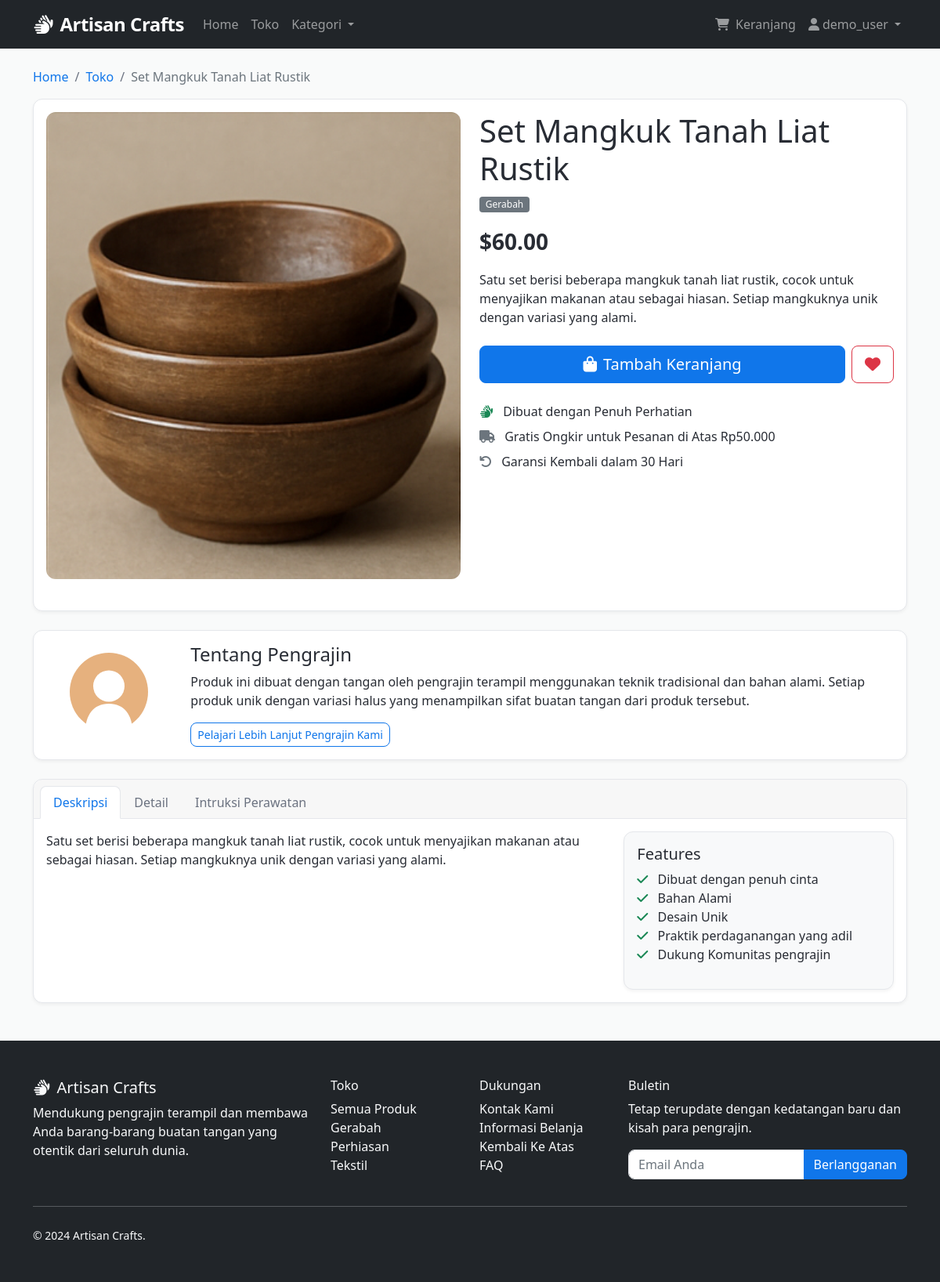
The page /product/rustic-clay-bowls-set (signed in) on the database its author committed.
### models.py (models this page shows, shortened)
class Item(db.Model):
    id = db.Column(db.Integer, primary_key=True)
    title = db.Column(db.String(200), nullable=False)
    slug = db.Column(db.String(200), unique=True, nullable=False)
    description = db.Column(db.Text, nullable=False)
    price = db.Column(db.Numeric(10, 2), nullable=False)
    discount_price = db.Column(db.Numeric(10, 2), nullable=True)
    image_url = db.Column(db.String(500), nullable=True)
    category_id = db.Column(db.Integer, db.ForeignKey('category.id'), nullable=False)
    label = db.Column(db.String(1), default='P')  # P=Primary, S=Secondary, D=Danger
    date_added = db.Column(db.DateTime, default=datetime.utcnow)
    order_items = db.relationship('OrderItem', backref='item', lazy=True)
    def get_add_to_cart_url(self):
        return f'/add-to-cart/{self.slug}'
    def get_remove_from_cart_url(self):
        return f'/remove-from-cart/{self.slug}'
    def get_label_display(self):
        if self.label == 'P':
            return 'primary'
        elif self.label == 'S':
            return 'secondary'
        elif self.label == 'D':
            return 'danger'
        return 'primary'

class Category(db.Model):
    id = db.Column(db.Integer, primary_key=True)
    code = db.Column(db.String(2), unique=True, nullable=False)
    name = db.Column(db.String(100), nullable=False)
    items = db.relationship('Item', backref='category', lazy=True)

### core/routes.py (the view)
@bp.route('/product/<slug>')
def product_detail(slug):
    item = Item.query.filter_by(slug=slug).first_or_404()
    return render_template('product_detail.html', item=item)

### core/routes.py (called while the page is built, shortened)
def get_or_create_order():
    if 'user_id' in session:
        order = Order.query.filter_by(user_id=session['user_id'], ordered=False).first()
        if not order:
            order = Order(user_id=session['user_id'])
            db.session.add(order)
            db.session.commit()
    return order

@bp.app_context_processor
def inject_cart_count():
    try:
        order = get_or_create_order()
        cart_count = order.get_item_count() if order else 0
    except:
        cart_count = 0
    return dict(cart_count=cart_count)

### models.py (called while the page is built)
    def get_item_count(self):
        return sum(item.quantity for item in self.items)

### templates/product_detail.html (shortened to what this page needs)
{% extends 'base.html' %}
{% block content %}
<div class="container mt-4">
    <nav aria-label="breadcrumb">
        <ol class="breadcrumb">
            <li class="breadcrumb-item"><a href="{{ url_for('core.home') }}">Home</a></li>
            <li class="breadcrumb-item"><a href="{{ url_for('core.products') }}">Toko</a></li>
            <li class="breadcrumb-item active" aria-current="page">{{ item.title }}</li>
        </ol>
    </nav>
    <div class="card">
        <div class="card-body">
            <div class="row">
                <div class="col-md-6 mb-4">
                    <div class="product-image-container">
                        {% if item.image_url %}
                        <img src="{{ url_for('static', filename='images/' + item.image_url) }}" class="card-img-top" alt="{{ item.title }}">
                        {% else %}
                        <div class="product-placeholder rounded d-flex align-items-center justify-content-center" style="height: 400px; background-color: #f8f9fa;">
                            <i class="fas fa-image fa-5x text-muted"></i>
                        </div>
                        {% endif %}
                    </div>
                </div>
                <div class="col-md-6">
                    <h1 class="mb-2">{{ item.title }}</h1>
                    <div class="mb-3">
                        <span class="badge bg-{{ item.get_label_display() }} me-2">{{ item.category.name }}</span>
                    </div>
                    <div class="product-price fs-3 mb-3">
                        {% if item.discount_price %}
                        <span class="text-muted text-decoration-line-through me-2">{{ item.price|rupiah }}</span>
                        <span class="fw-bold text-danger">{{ item.discount_price|rupiah }}</span>
                        <span class="ms-2 badge bg-success">
                            Hemat Rp{{ "%.2f"|format(item.price - item.discount_price) }}
                        </span>
                        {% else %}
                        <span class="fw-bold">${{ item.price }}</span>
                        {% endif %}
                    </div>
                    <p class="mb-4">{{ item.description }}</p>
                    <div class="d-grid gap-2 d-md-flex mb-4">
                        <a href="{{ item.get_add_to_cart_url() }}" class="btn btn-primary btn-lg flex-grow-1">
                            <i class="fas fa-shopping-bag me-2"></i>Tambah Keranjang
                        </a>
                        <a href="{{ item.get_remove_from_cart_url() }}" class="btn btn-outline-danger btn-lg">
                            <i class="fas fa-heart"></i>
                        </a>
                    </div>
                    <div class="product-meta">
                        <div class="mb-2">
                            <i class="fas fa-hands text-success me-2"></i>
                            <span>Dibuat dengan Penuh Perhatian</span>
                        </div>
                        <div class="mb-2">
                            <i class="fas fa-truck text-muted me-2"></i>
                            <span>Gratis Ongkir untuk Pesanan di Atas Rp50.000</span>
                        </div>
                        <div>
                            <i class="fas fa-undo text-muted me-2"></i>
                            <span>Garansi Kembali dalam 30 Hari</span>
                        </div>
                    </div>
                </div>
            </div>
        </div>
    </div>
    <div class="card mt-4">
        <div class="card-body">
            <div class="row align-items-center">
                <div class="col-md-2 text-center">
                    <svg width="100" height="100" viewBox="0 0 200 200" xmlns="http://www.w3.org/2000/svg" class="mb-2">
                        <circle cx="100" cy="100" r="100" fill="#e6b17e" />
                        <circle cx="100" cy="85" r="40" fill="#fff" />
                        <path d="M100,130 C60,130 40,160 40,200 L160,200 C160,160 140,130 100,130 Z" fill="#fff" />
                    </svg>
                </div>
                <div class="col-md-10">
                    <h4>Tentang Pengrajin</h4>
                    <p>Produk ini dibuat dengan tangan oleh pengrajin terampil menggunakan teknik tradisional dan bahan alami. Setiap produk unik dengan variasi halus yang menampilkan sifat buatan tangan dari produk tersebut.</p>
                    <a href="#" class="btn btn-sm btn-outline-primary">Pelajari Lebih Lanjut Pengrajin Kami</a>
                </div>
            </div>
        </div>
    </div>
    <div class="card mt-4">
        <div class="card-header">
            <ul class="nav nav-tabs card-header-tabs" id="productTabs" role="tablist">
                <li class="nav-item" role="presentation">
                    <button class="nav-link active" id="description-tab" data-bs-toggle="tab" data-bs-target="#description" type="button" role="tab" aria-controls="description" aria-selected="true">
                        Deskripsi
                    </button>
                </li>
                <li class="nav-item" role="presentation">
                    <button class="nav-link" id="specifications-tab" data-bs-toggle="tab" data-bs-target="#specifications" type="button" role="tab" aria-controls="specifications" aria-selected="false">
                        Detail
                    </button>
                </li>
                <li class="nav-item" role="presentation">
                    <button class="nav-link" id="care-tab" data-bs-toggle="tab" data-bs-target="#care" type="button" role="tab" aria-controls="care" aria-selected="false">
                        Intruksi Perawatan
                    </button>
                </li>
            </ul>
        </div>
        <div class="card-body">
            <div class="tab-content" id="productTabsContent">
                <div class="tab-pane fade show active" id="description" role="tabpanel" aria-labelledby="description-tab">
                    <div class="row">
                        <div class="col-md-8">
                            <p>{{ item.description }}</p>
                        </div>
                        <div class="col-md-4">
                            <div class="card bg-light">
                                <div class="card-body">
                                    <h5 class="card-title">Features</h5>
                                    <ul class="list-unstyled">
                                        <li><i class="fas fa-check text-success me-2"></i> Dibuat dengan penuh cinta</li>
                                        <li><i class="fas fa-check text-success me-2"></i> Bahan Alami</li>
                                        <li><i class="fas fa-check text-success me-2"></i> Desain Unik</li>
                                        <li><i class="fas fa-check text-success me-2"></i> Praktik perdaganangan yang adil</li>
                                        <li><i class="fas fa-check text-success me-2"></i> Dukung Komunitas pengrajin</li>
                                    </ul>
                                </div>
                            </div>
                        </div>
                    </div>
                </div>
            </div>
        </div>
    </div>
</div>
{% endblock %}

### static/css/style.css (style rules this page uses)
:root { --primary-color: 212 87% 49%; --secondary-color: 30 70% 70%; --accent-color: 92 40% 40%; --background: 210 11% 98%; --card-background: 0 0% 100%; --text-primary: 220 13% 18%; --text-secondary: 220 9% 46%; --border-color: 220 13% 91%; }
body { font-family: 'Segoe UI', Tahoma, Geneva, Verdana, sans-serif; background-color: hsl(var(--background)); color: hsl(var(--text-primary)); }
.product-price { font-size: 1.1rem; }
.btn { border-radius: 8px; font-weight: 500; transition: all 0.3s ease; }
.btn-primary { background-color: hsl(var(--primary-color)); border-color: hsl(var(--primary-color)); }
.btn-outline-primary { color: hsl(var(--primary-color)); border-color: hsl(var(--primary-color)); }
.card { border: 1px solid hsl(var(--border-color)); border-radius: 12px; background-color: hsl(var(--card-background)); box-shadow: 0 2px 4px rgba(0,0,0,0.05); }
.card-header { border-bottom: 1px solid hsl(var(--border-color)); border-radius: 12px 12px 0 0 !important; }
.badge { font-size: 0.75rem; font-weight: 500; }
.product-image-container { position: relative; overflow: hidden; border-radius: 12px; }
.product-image-container img { transition: transform 0.3s ease; }
.nav-tabs .nav-link { color: hsl(var(--text-secondary)); border: 1px solid transparent; border-radius: 8px 8px 0 0; }
.nav-tabs .nav-link.active { color: hsl(var(--primary-color)); background-color: hsl(var(--card-background)); border-color: hsl(var(--border-color)) hsl(var(--border-color)) hsl(var(--card-background)); }
.breadcrumb { background-color: transparent; padding: 0; margin-bottom: 1rem; }
.breadcrumb-item + .breadcrumb-item::before { color: hsl(var(--text-secondary)); }
.breadcrumb-item a { color: hsl(var(--primary-color)); text-decoration: none; }

### rows shown on the page
Item: title "Set Mangkuk Tanah Liat Rustik", image_url (picture), price "60.00", description "Satu set berisi beberapa mangkuk tanah liat rustik, cocok untuk menyajikan makanan atau sebagai hiasan. Setiap mangkuknya unik dengan variasi yang alami."
Category: category.name "Gerabah"

### other values the page prints
{{ session.username }} "demo_user"
